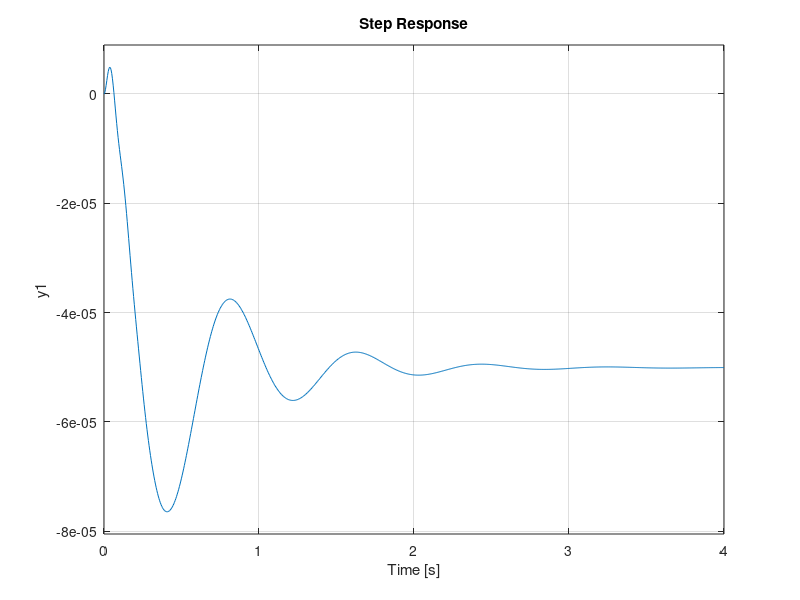

Here is the MATLAB script that generated this plot: (Note: this script raises an error after producing the figure.)
clear all;
clc
close all;
% s= tf ('s');
num =[25 0 -17550];
den =[1160 42570 5748180 22639500 350298000];
f=tf(num,den);
step(f)
stepinfo(f)

